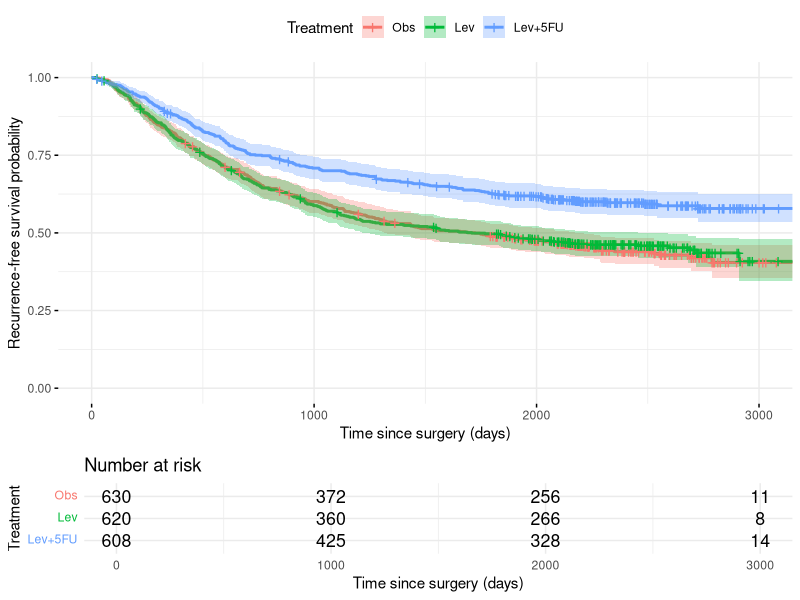
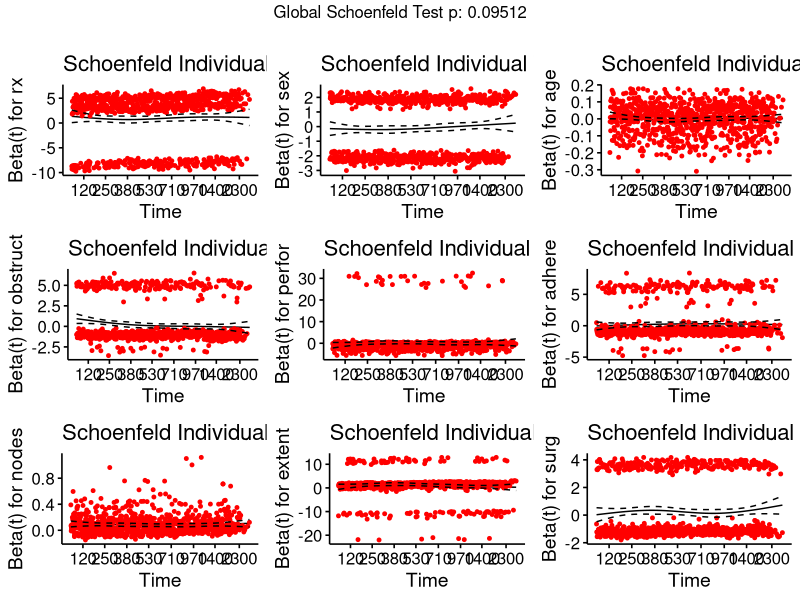
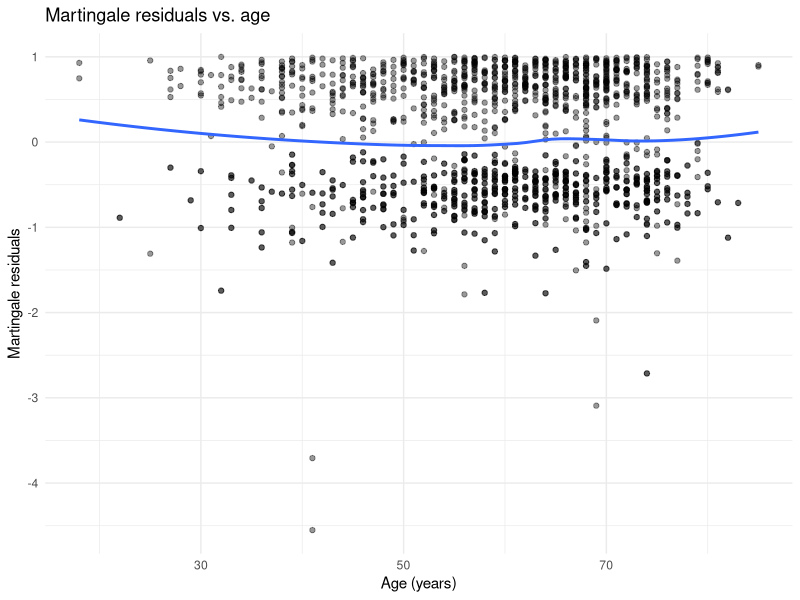
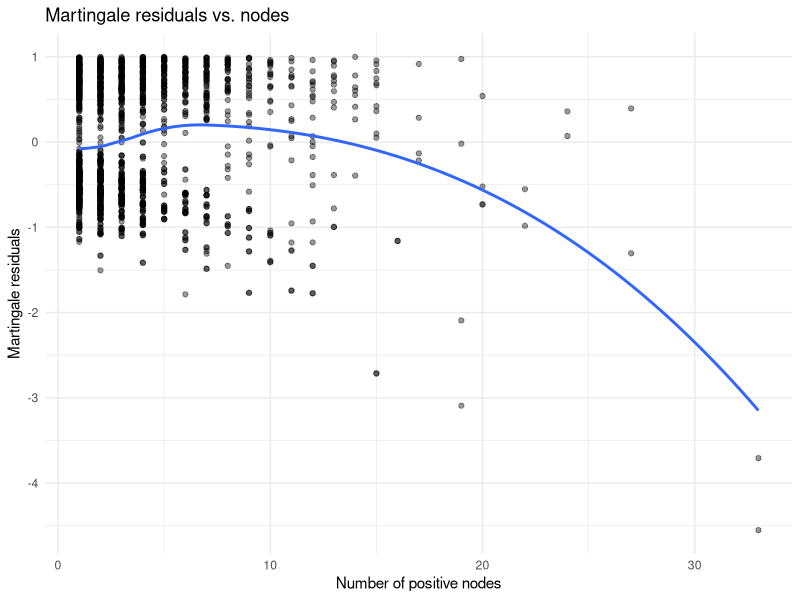
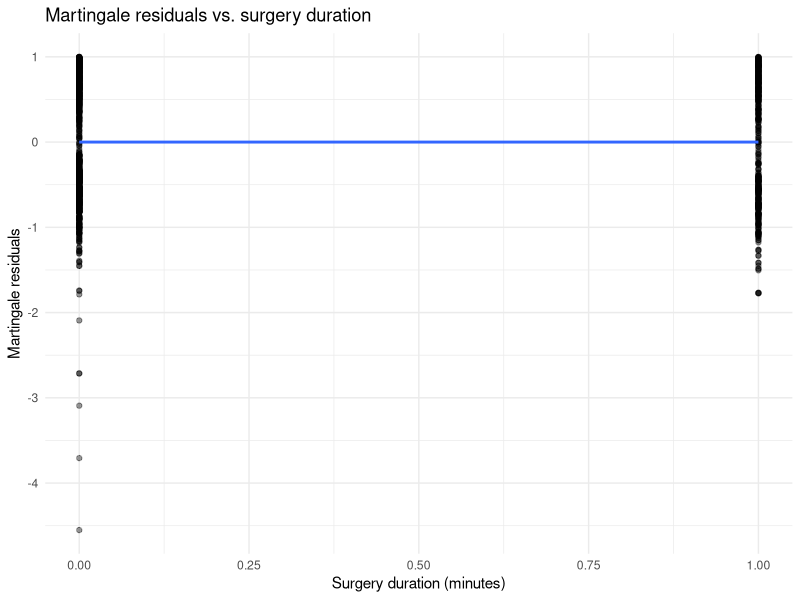
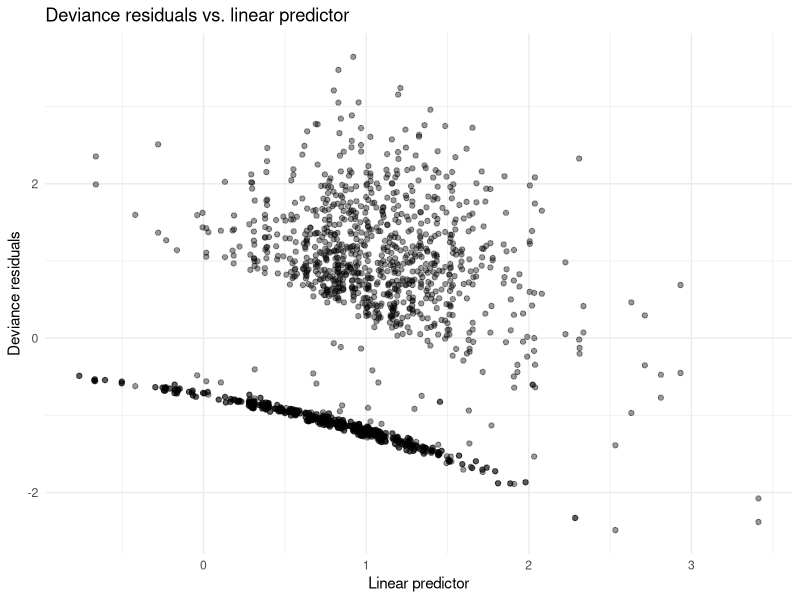
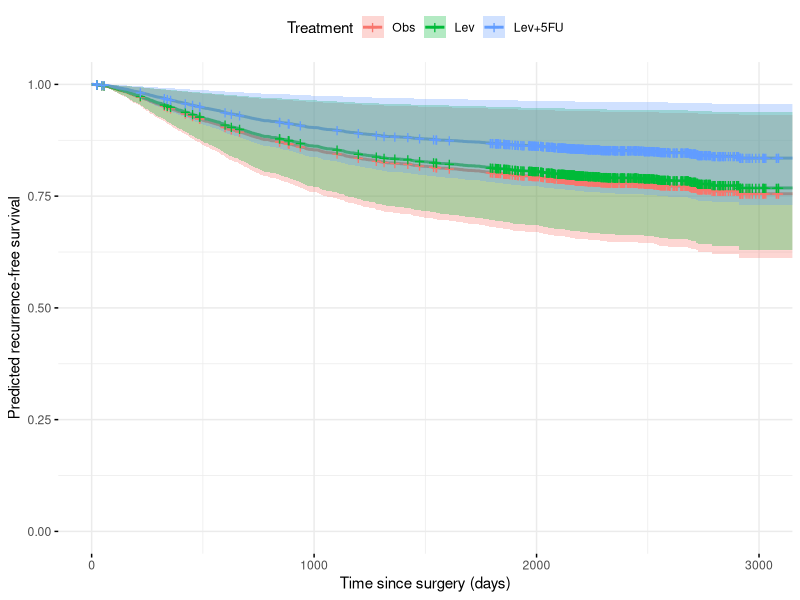
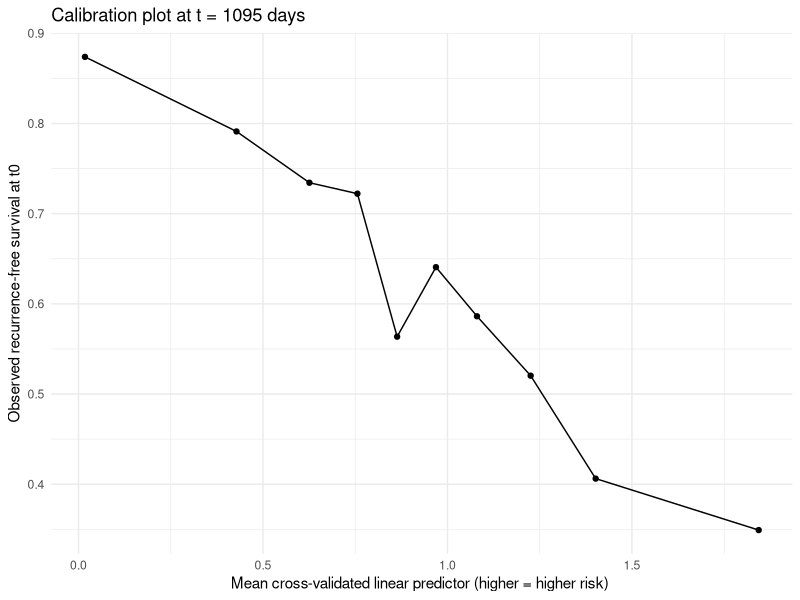

Write R code to recreate these figures, in order.
# Install / load packages ------------------------------------------------------

library(survival)   # survival objects, Cox model
library(survminer)  # KM and Cox plots
library(dplyr)      # data wrangling
library(ggplot2)    # plotting
library(Hmisc)      # C-index (rcorr.cens)
library(tidyr)      # drop_na
library(knitr)      # kable
library(broom)      # tidy outputs
library(here)       # file paths
library(tibble)

set.seed(713)       # reproducibility


#--- Load and Clean Data -----------------------------------------------------
colon <- read.csv(here("colon.csv"))

# Replace nodes = 0 with 1
colon <- colon %>%
  mutate(
    nodes = ifelse(nodes == 0, 1, nodes)
  )


# Define survival object for recurrence-free survival
surv_obj <- Surv(time = colon$time, event = colon$status)


# Recode treatment (rx) and sex to factors
colon <- colon %>%
  mutate(
    rx = factor(rx,
                levels = c("Obs", "Lev", "Lev+5FU")),
    sex = factor(sex,
                 levels = c(0, 1),
                 labels = c("Female", "Male")),
    obstruct = factor(obstruct,
                      levels = c(0, 1),
                      labels = c("No obstruction", "Obstruction")),
    perfor = factor(perfor,
                    levels = c(0, 1),
                    labels = c("No perforation", "Perforation")),
    adhere = factor(adhere,
                    levels = c(0, 1),
                    labels = c("Adherent", "Not adherent")),
    extent = factor(extent)
  )



#--- Descriptive Statistics ----------------------------------------------------

# Baseline characteristics by treatment group (on full colon, not colon_model)
baseline_table <- colon %>%
  group_by(rx) %>%
  summarise(
    n = n(),
    age_mean = mean(age, na.rm = TRUE),
    age_sd   = sd(age, na.rm = TRUE),
    nodes_median = median(nodes, na.rm = TRUE),
    nodes_IQR    = IQR(nodes, na.rm = TRUE),
    male_pct     = mean(sex == "Male", na.rm = TRUE) * 100,
    obstruct_pct = mean(obstruct == "Obstruction", na.rm = TRUE) * 100,
    perfor_pct   = mean(perfor == "Perforation", na.rm = TRUE) * 100,
    nonadherent_pct = mean(adhere == "Not adherent", na.rm = TRUE) * 100,
    .groups = "drop"
  )

print(baseline_table)


#--- Kaplan–Meier Curves by Treatment ------------------------------------------

fit_km_rx <- survfit(Surv(time, status) ~ rx, data = colon)

km_plot_rx <- ggsurvplot(
  fit_km_rx,
  data       = colon,
  risk.table = TRUE,
  conf.int   = TRUE,
  pval       = FALSE,  # turned off to avoid "only 1 group" survdiff errors
  legend.title = "Treatment",
  legend.labs  = levels(colon$rx),
  xlab       = "Time since surgery (days)",
  ylab       = "Recurrence-free survival probability",
  ggtheme    = theme_minimal()
)

print(km_plot_rx)



#--- Cox Prediction Model -------------------------------------------------

cox <- coxph(
  Surv(time, status) ~ rx + sex + age +
    obstruct + perfor + adhere + nodes + extent + surg,
  data = colon
)

summary(cox)

cox_tidy <- tidy(cox, exponentiate = TRUE, conf.int = TRUE)
kable(cox_tidy, digits = 3,
      caption = "Cox prediction model: hazard ratios (for reference)")


#--- Model Diagnostics ---------------------------------------------------------

## 1) Proportional Hazards Assumption

zph_full <- cox.zph(cox)
print(zph_full)

# Schoenfeld residual plots
ggcoxzph(zph_full)


## 2) Martingale residuals

martingale_resid <- residuals(cox, type = "martingale")

# Create diagnostic dataframe by filtering colon to match the Cox model rows
diagnostic_df <- colon %>%
  drop_na(time, status, rx, sex, age, obstruct, perfor, adhere, nodes, extent, surg) %>%
  mutate(martingale = martingale_resid)

# Age vs martingale
ggplot(diagnostic_df, aes(x = age, y = martingale)) +
  geom_point(alpha = 0.4) +
  geom_smooth(method = "loess", se = FALSE) +
  theme_minimal() +
  labs(
    title = "Martingale residuals vs. age",
    x     = "Age (years)",
    y     = "Martingale residuals"
  )

# Nodes vs martingale
ggplot(diagnostic_df, aes(x = nodes, y = martingale)) +
  geom_point(alpha = 0.4) +
  geom_smooth(method = "loess", se = FALSE) +
  theme_minimal() +
  labs(
    title = "Martingale residuals vs. nodes",
    x     = "Number of positive nodes",
    y     = "Martingale residuals"
  )

# Surgery duration vs martingale
ggplot(diagnostic_df, aes(x = surg, y = martingale)) +
  geom_point(alpha = 0.4) +
  geom_smooth(method = "loess", se = FALSE) +
  theme_minimal() +
  labs(
    title = "Martingale residuals vs. surgery duration",
    x     = "Surgery duration (minutes)",
    y     = "Martingale residuals"
  )


## 3) Influential observations

deviance_resid <- residuals(cox, type = "deviance")
lp <- predict(cox, type = "lp")

diagnostic_df <- diagnostic_df %>%
  mutate(
    deviance = deviance_resid,
    lp       = lp
  )

ggplot(diagnostic_df, aes(x = lp, y = deviance)) +
  geom_point(alpha = 0.4) +
  theme_minimal() +
  labs(
    title = "Deviance residuals vs. linear predictor",
    x     = "Linear predictor",
    y     = "Deviance residuals"
  )


#--- Predicted Survival Curves by Treatment ------------------------------------

# Build typical patient using means from the complete case data
newdata_template <- diagnostic_df %>%
  summarise(
    age      = mean(age, na.rm = TRUE),
    nodes    = median(nodes, na.rm = TRUE),
    surg     = mean(surg, na.rm = TRUE)
  ) %>%
  mutate(
    sex      = levels(diagnostic_df$sex)[1],
    obstruct = levels(diagnostic_df$obstruct)[1],
    perfor   = levels(diagnostic_df$perfor)[1],
    adhere   = levels(diagnostic_df$adhere)[1],
    extent   = levels(diagnostic_df$extent)[1]
  )

# Create one row for each treatment level
newdata_pred <- newdata_template %>%
  slice(rep(1, 3)) %>%
  mutate(rx = levels(colon$rx))

# Check for NAs before fitting
print("Checking newdata_pred:")
print(newdata_pred)
print(sapply(newdata_pred, class))

fit_pred <- survfit(cox, newdata = newdata_pred)

pred_plot_rx <- ggsurvplot(
  fit_pred,
  data         = newdata_pred,
  legend.title = "Treatment",
  legend.labs  = levels(colon$rx),
  xlab         = "Time since surgery (days)",
  ylab         = "Predicted recurrence-free survival",
  ggtheme      = theme_minimal()
)

print(pred_plot_rx)



#--- Internal Validation -------------------------------------------------------

# Create colon_model as the complete case dataset
colon_model <- colon %>%
  drop_na(time, status, rx, sex, age, obstruct, perfor, adhere, nodes, extent, surg)

K <- 10
n <- nrow(colon_model)

set.seed(713)
fold_id <- sample(rep(1:K, length.out = n))
colon_model$fold_id <- fold_id

# store cross-validated linear predictor
lp_cv <- rep(NA_real_, n)

for (k in 1:K) {
  train_data <- colon_model %>% filter(fold_id != k)
  test_data  <- colon_model %>% filter(fold_id == k)
  
  cox_k <- coxph(
    Surv(time, status) ~ rx + sex + age +
      obstruct + perfor + adhere + nodes + extent + surg,
    data = train_data
  )
  
  lp_k <- predict(cox_k, newdata = test_data, type = "lp")
  lp_cv[colon_model$fold_id == k] <- lp_k
}

colon_model$lp_cv <- lp_cv

## C-index (discrimination, out-of-sample)
cindex_cv <- rcorr.cens(
  x = colon_model$lp_cv,
  S = Surv(colon_model$time, colon_model$status)
)

cindex_est <- as.numeric(cindex_cv["C Index"])

perf_table <- tibble(
  metric   = "C-index (10-fold CV)",
  estimate = cindex_est
)

kable(
  perf_table,
  digits = 3,
  caption = "Out-of-sample discrimination: C-index from 10-fold cross-validation"
)


## Calibration slope
cox_calib <- coxph(
  Surv(time, status) ~ lp_cv,
  data = colon_model
)

calib_tidy <- tidy(cox_calib, conf.int = TRUE, conf.level = 0.95) %>%
  filter(term == "lp_cv") %>%
  select(estimate, conf.low, conf.high, p.value)

kable(
  calib_tidy,
  digits = 3,
  caption = "Calibration slope for cross-validated risk score"
)


#--- Calibration Plot ----------------------------------------------------------

t0 <- 1095  # ~3 years

colon_model <- colon_model %>%
  mutate(lp_decile = ntile(lp_cv, 10))

get_km_at_t0 <- function(data, t0) {
  fit <- survfit(Surv(time, status) ~ 1, data = data)
  s <- summary(fit, times = t0)$surv
  if (length(s) == 0) return(NA_real_)
  s
}

calib_df <- colon_model %>%
  group_by(lp_decile) %>%
  summarise(
    mean_lp = mean(lp_cv, na.rm = TRUE),
    surv_t0 = get_km_at_t0(cur_data_all(), t0),
    .groups = "drop"
  ) %>%
  arrange(lp_decile)

ggplot(calib_df, aes(x = mean_lp, y = surv_t0)) +
  geom_point() +
  geom_line() +
  theme_minimal() +
  labs(
    title = paste0("Calibration plot at t = ", t0, " days"),
    x     = "Mean cross-validated linear predictor (higher = higher risk) ",
    y     = "Observed recurrence-free survival at t0"
  )
